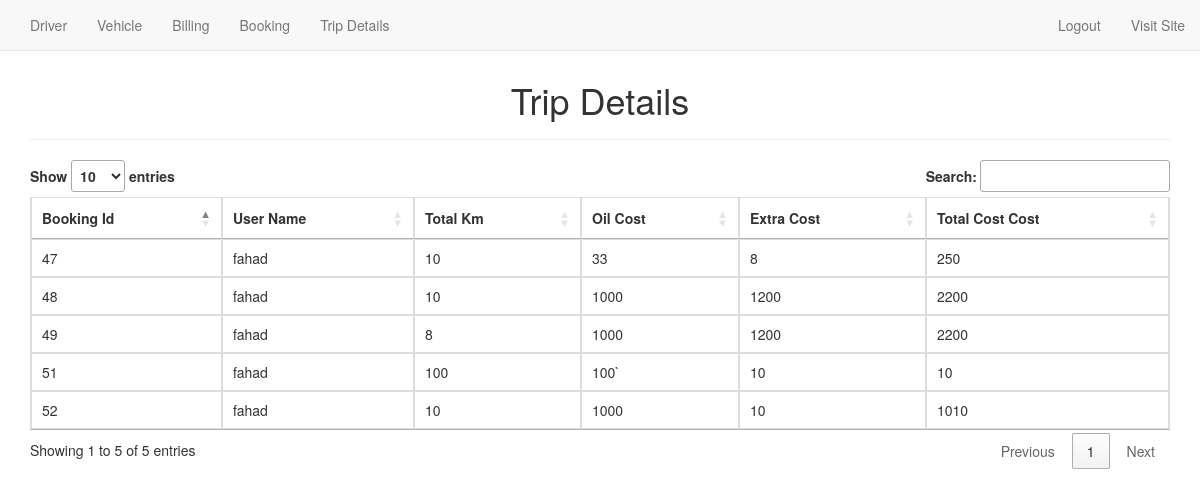
The app's page /trip_details.php with its own data.
### tables this page shows
CREATE TABLE `tripcost` (
  `id` int(11) NOT NULL,
  `booking_id` varchar(50) NOT NULL,
  `username` varchar(100) NOT NULL,
  `total_km` varchar(11) NOT NULL,
  `oil_cost` varchar(11) NOT NULL,
  `extra_cost` varchar(11) NOT NULL,
  `total_cost` varchar(11) NOT NULL,
  `paid` int(11) NOT NULL
);

### trip_details.php (the view, shortened to what this page needs)
<?php
     $connection= mysqli_connect('localhost', 'root', '', 'transport_management');
    $select_query="SELECT * FROM tripcost";
    $result= mysqli_query($connection, $select_query);
?>
<!DOCTYPE html>
<html lang="en">
<head>
    <link href="http://maxcdn.bootstrapcdn.com/bootstrap/3.2.0/css/bootstrap.min.css" rel="stylesheet">
    <link rel="stylesheet" href="http://cdn.datatables.net/1.10.2/css/jquery.dataTables.min.css">
    <link rel="stylesheet" href="sweetalert2/sweetalert2.css">
    <link rel="stylesheet" href="animate.css">
    <link rel="stylesheet" href="style.css">
</head>
<body>
    <?php include 'navbar_admin.php'; ?>
    <br><br>
    <div class="container">
        <div class="row">
            <div class="col-md-12">
                <div class="page-header">
                    <h1 style="text-align: center;">Trip Details</h1>
                </div>
                <table id="myTable" class="table table-bordered animated rubberBand">
                    <thead>
                        <th>Booking Id</th>
                        <th>User Name</th>
                        <th>Total Km</th>
                        <th>Oil Cost</th>
                        <th>Extra Cost</th>
                        <th>Total Cost Cost</th>
                    </thead>
                    <tbody>
                        <?php
                            while ($row=mysqli_fetch_assoc($result)) { ?>
                        <tr>
                            <td><?php echo $row['booking_id']; ?></td>
                            <td><?php echo $row['username']; ?></td>
                            <td><?php echo $row['total_km']; ?></td>
                            <td><?php echo $row['oil_cost']; ?></td>
                            <td><?php echo $row['extra_cost']; ?></td>
                            <td><?php echo $row['total_cost']; ?></td>
                        </tr>
                        <?php  }
                         ?>
                    </tbody>
                </table>
            </div>
        </div>
    </div>
</body>
</html>

### records on screen
tripcost: booking "47", username "fahad", total_km "10", oil_cost "33", extra_cost "8", total_cost "250"
tripcost: booking "48", username "fahad", total_km "10", oil_cost "1000", extra_cost "1200", total_cost "2200"
tripcost: booking "49", username "fahad", total_km "8", oil_cost "1000", extra_cost "1200", total_cost "2200"
tripcost: booking "51", username "fahad", total_km "100", oil_cost "100`", extra_cost "10", total_cost "10"
tripcost: booking "52", username "fahad", total_km "10", oil_cost "1000", extra_cost "10", total_cost "1010"
